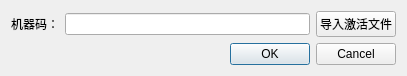
<?xml version="1.0" encoding="UTF-8"?>
<ui version="4.0">
 <class>RegisterDialog</class>
 <widget class="QDialog" name="RegisterDialog">
  <property name="geometry">
   <rect>
    <x>0</x>
    <y>0</y>
    <width>407</width>
    <height>68</height>
   </rect>
  </property>
  <property name="windowTitle">
   <string>Dialog</string>
  </property>
  <layout class="QVBoxLayout" name="verticalLayout">
   <item>
    <layout class="QHBoxLayout" name="horizontalLayout">
     <item>
      <widget class="QLabel" name="label">
       <property name="text">
        <string>机器码：</string>
       </property>
      </widget>
     </item>
     <item>
      <widget class="QLineEdit" name="machineCodeLineEdit">
       <property name="readOnly">
        <bool>true</bool>
       </property>
      </widget>
     </item>
     <item>
      <widget class="QPushButton" name="licensePushButton">
       <property name="text">
        <string>导入激活文件</string>
       </property>
      </widget>
     </item>
    </layout>
   </item>
   <item>
    <widget class="QDialogButtonBox" name="buttonBox">
     <property name="orientation">
      <enum>Qt::Horizontal</enum>
     </property>
     <property name="standardButtons">
      <set>QDialogButtonBox::Cancel|QDialogButtonBox::Ok</set>
     </property>
    </widget>
   </item>
  </layout>
 </widget>
 <resources/>
 <connections>
  <connection>
   <sender>buttonBox</sender>
   <signal>accepted()</signal>
   <receiver>RegisterDialog</receiver>
   <slot>accept()</slot>
   <hints>
    <hint type="sourcelabel">
     <x>248</x>
     <y>254</y>
    </hint>
    <hint type="destinationlabel">
     <x>157</x>
     <y>274</y>
    </hint>
   </hints>
  </connection>
  <connection>
   <sender>buttonBox</sender>
   <signal>rejected()</signal>
   <receiver>RegisterDialog</receiver>
   <slot>reject()</slot>
   <hints>
    <hint type="sourcelabel">
     <x>316</x>
     <y>260</y>
    </hint>
    <hint type="destinationlabel">
     <x>286</x>
     <y>274</y>
    </hint>
   </hints>
  </connection>
 </connections>
</ui>
